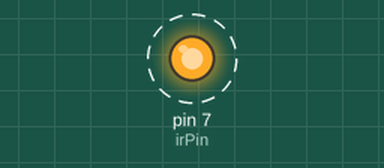
This sketch was run on a simulated Arduino Uno, built with avr-gcc and run on an emulated ATmega328P. Parts: output pins drawn as LEDs (lit = HIGH). Dashed ring = blinking.

Above: at 0.5 s.
Timing chart, 0 to 4.6 s (numbered marks = the images above):
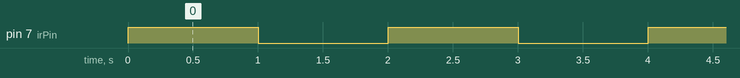

The sketch:

test1.ino
```cpp
int irPin=7;

void setup() {
  // put your setup code here, to run once:
  Serial.begin(9600);
  pinMode(irPin, OUTPUT);
}

void loop() {
  // put your main code here, to run repeatedly:
digitalWrite(irPin, HIGH);
delay(1000);
digitalWrite(irPin, LOW);
delay(1000);
}
```

Measured:
- by itself, pin 7 (irPin): alternates HIGH for 1.0 s and LOW for 1.0 s
